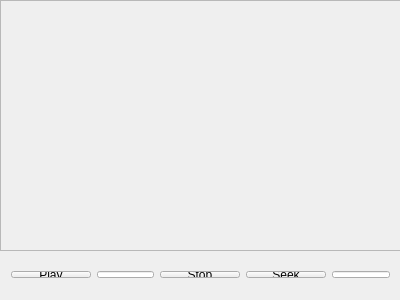
<?xml version="1.0" encoding="UTF-8"?>
<ui version="4.0">
 <class>MainWindow</class>
 <widget class="QMainWindow" name="MainWindow">
  <property name="geometry">
   <rect>
    <x>0</x>
    <y>0</y>
    <width>400</width>
    <height>300</height>
   </rect>
  </property>
  <property name="windowTitle">
   <string>StreamClient</string>
  </property>
  <widget class="QWidget" name="centralWidget">
   <widget class="QFrame" name="frMovie">
    <property name="geometry">
     <rect>
      <x>0</x>
      <y>0</y>
      <width>401</width>
      <height>251</height>
     </rect>
    </property>
    <property name="frameShape">
     <enum>QFrame::StyledPanel</enum>
    </property>
    <property name="frameShadow">
     <enum>QFrame::Raised</enum>
    </property>
   </widget>
   <widget class="QWidget" name="layoutWidget">
    <property name="geometry">
     <rect>
      <x>0</x>
      <y>260</y>
      <width>401</width>
      <height>29</height>
     </rect>
    </property>
    <layout class="QHBoxLayout" name="horizontalLayout">
     <item>
      <widget class="QPushButton" name="btPlay">
       <property name="text">
        <string>Play</string>
       </property>
      </widget>
     </item>
     <item>
      <widget class="QLineEdit" name="tPlay"/>
     </item>
     <item>
      <widget class="QPushButton" name="btStop">
       <property name="text">
        <string>Stop</string>
       </property>
      </widget>
     </item>
     <item>
      <widget class="QPushButton" name="btSeek">
       <property name="text">
        <string>Seek</string>
       </property>
      </widget>
     </item>
     <item>
      <widget class="QLineEdit" name="tSeek"/>
     </item>
    </layout>
   </widget>
  </widget>
 </widget>
 <layoutdefault spacing="6" margin="11"/>
 <resources/>
 <connections/>
</ui>
